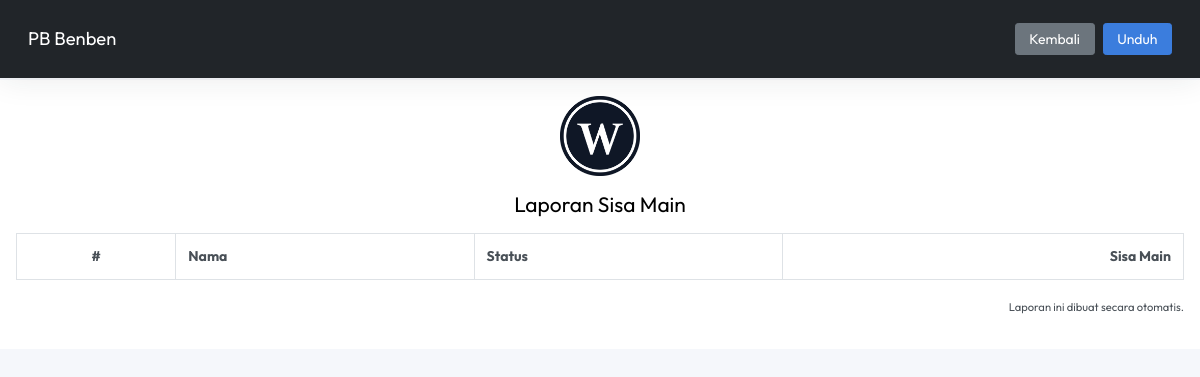
/public/admin/laporan/sisa_main (signed in), run on an earlier commit of the app's database.
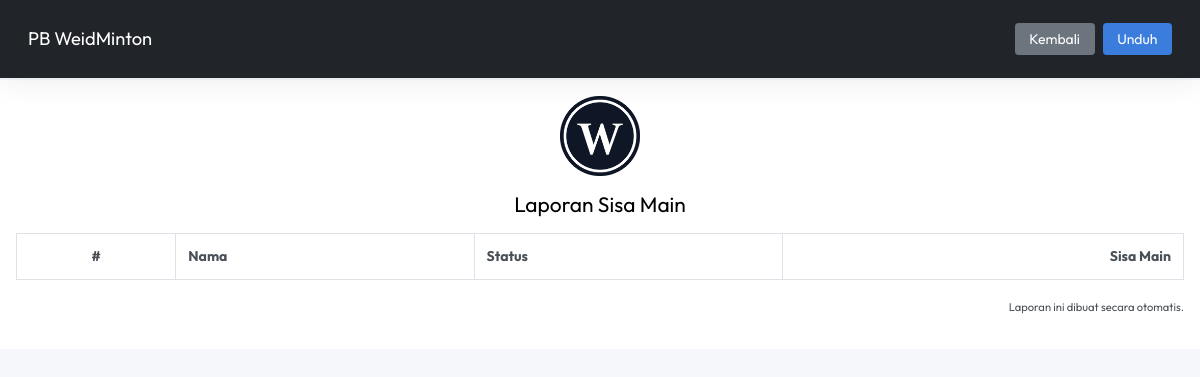
And on a later commit of the database.
### tables this page shows
CREATE TABLE `profil_klub` (
  `id_pk` int(11) NOT NULL,
  `nama_klub` varchar(255) NOT NULL,
  `kota_asal` varchar(255) NOT NULL,
  `kas_awal` varchar(255) NOT NULL DEFAULT '0',
  `logo_klub` varchar(255) NOT NULL,
  `gambar_sampul` varchar(255) NOT NULL
);

### app/Config/Controller.php (called while the page is built, shortened)
<?php
class Controller {
    public function view($view, $data = []) {
        require_once __DIR__ . "/../View/" . $view . ".php";
    }
}

### app/Controller/ControllerLaporan.php (called while the page is built, shortened)
<?php
class ControllerLaporan extends Controller {
    public function sisa_main() {
        $profil_klub = $this->model('ModelPengaturan')->tampilSemua();
        $anggota = $this->model('ModelAnggota')->tampilSemua();
        $data = [
            "judul" => "Laporan Sisa Main - " . $profil_klub['nama_klub'],
            "profil_klub" => $profil_klub,
            "anggota" => $anggota
        ];
        $this->view("admin/laporan/header", $data);
        $this->view("admin/laporan/sisa_main", $data);
        $this->view("admin/laporan/footer");
    }
}

### public/index.php (called while the page is built, shortened)
<?php
Router::run();

### app/Config/Database.php (called while the page is built, shortened)
<?php
class Database {
    private $host = DB_HOST;
    private $user = DB_USER;
    private $pass = DB_PASS;
    private $dbname = DB_NAME;
    public $dbh;
    private $stmt;
    public function  __construct() {
        $dsn = "mysql:host=$this->host;dbname=$this->dbname";
        $option = [
            PDO::ATTR_PERSISTENT => true,
            PDO::ATTR_ERRMODE => pdo::ERRMODE_EXCEPTION
        ];
        try {
            $this->dbh = new PDO($dsn, $this->user, $this->pass, $option);
        } catch (PDOException $e) {
            die ($e->getMessage());
        }
    }
    public function query($query) {
        $this->stmt = $this->dbh->prepare($query);
    }
    public function execute() {
        $this->stmt->execute();
    }
    public function single() {
        $this->execute();
        return $this->stmt->fetch(PDO::FETCH_ASSOC);
    }
}

### app/Model/ModelPengaturan.php (called while the page is built, shortened)
<?php
class ModelPengaturan {
    private $table = "profil_klub";
    private $db;
    public function __construct() {
        $this->db = new Database;
    }
    public function tampilSemua() {
        $this->db->query("SELECT * FROM " . $this->table . " WHERE id_pk='1'");
        $profil_klub = $this->db->single();
        return $profil_klub;
    }
}

### app/View/admin/laporan/sisa_main.php (the view, shortened to what this page needs)
<div id="laporan" class="container bg-white p-3">
    <div class="text-center">
        <img src="<?= BASEURL ?>/img/<?= $data['profil_klub']['logo_klub'] ?>" alt="Logo" width="80" class="mb-3">
        <h3>Laporan Sisa Main</h3>
    </div>
    <table class="table table-white table-bordered table-striped mt-3">
        <thead class="">
            <tr>
                <th class="text-center">#</th>
                <th>Nama</th>
                <th>Status</th>
                <th class="text-end">Sisa Main</th>
            </tr>
        </thead>
    </table>
    <p class="text-end"><small>Laporan ini dibuat secara otomatis.</small></p>
</div>

### app/Config/Router.php (shortened to what this page needs)
<?php
class Router {
    private static array $routes = [];
    public static function add(string $method,
                                string $path,
                                string $controller,
                                string $function,
                                array $middlewares = []): void {
        self::$routes[] = [
            'method' => $method,
            'path' => $path,
            'controller' => $controller,
            'function' => $function,
            'middleware' => $middlewares
        ];
    }
    public static function run(): void {
        $path = "/";
        if (isset($_SERVER['PATH_INFO'])) {
            $path = $_SERVER['PATH_INFO'];
        }
        $method = $_SERVER['REQUEST_METHOD'];
        foreach (self::$routes as $route) {
            $pattern = "#^" . $route['path'] . "$#";
            if (preg_match($pattern, $path, $variables) && $method == $route['method']) {
                $function = $route['function'];
                $controller = new $route['controller'];
                array_shift($variables);
                call_user_func_array([$controller, $function], $variables);
                return;
            }
        }
    }
}

### app/View/admin/laporan/header.php (shortened to what this page needs)
<!DOCTYPE html>
<html lang="en">
<head>
    <link rel="stylesheet" href="<?= BASEURL ?>/css/app.css">
</head>
<body class="bg-light">
    <nav class="navbar bg-dark fixed-top">
        <div class="container-fluid">
            <span class="navbar-brand mb-0 h1 text-white"><?= $data['profil_klub']['nama_klub'] ?></span>
            <div class="d-flex">
                <a href="<?= BASEURL ?>/admin/laporan" class="btn btn-secondary me-2">Kembali</a>
                <button id="tombolUnduh" class="btn btn-primary">Unduh</button>
            </div>
        </div>
    </nav>

### app/View/admin/laporan/footer.php (shortened to what this page needs)
</body>
</html>

### app/View/admin/laporan/header.php (style rules this page uses)
#laporan { margin-top: 80px; }

What changed in the data, as far as the page shows it:
changed profil_klub: logo_klub: picture added; logo_klub: picture removed
Also different on the page:
new list line: "PB WeidMinton"
new list line: "Kembali Unduh Laporan Sisa Main # Nama Status Sisa Main Laporan ini dibuat secara otomatis."
list line gone: "PB Benben"
list line gone: "Kembali Unduh Laporan Sisa Main # Nama Status Sisa Main Laporan ini dibuat secara otomatis."
